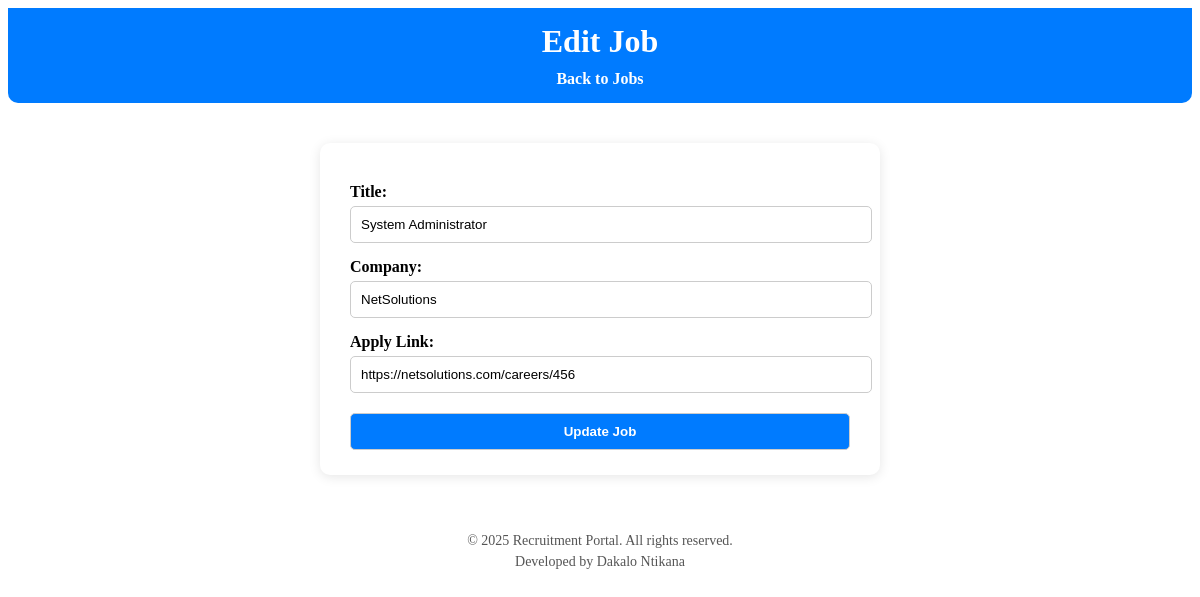
The page /admin/jobs/edit/3 (signed in) on the database as committed earlier.
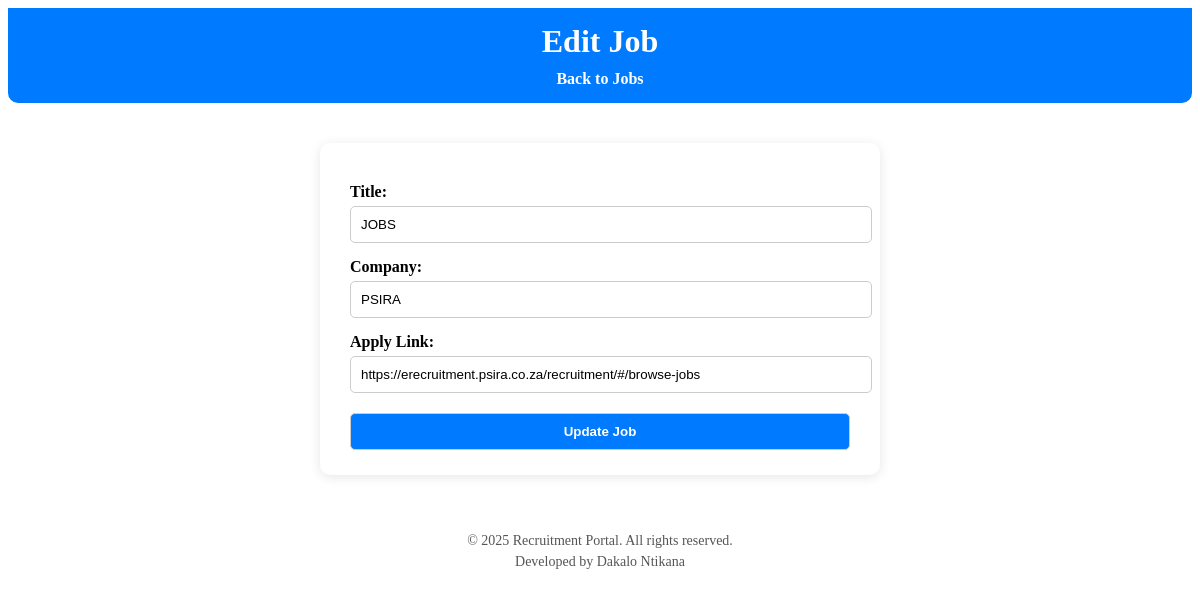
The same page on the database as committed later.
### tables this page shows
CREATE TABLE jobs (
            id INTEGER PRIMARY KEY AUTOINCREMENT,
            title TEXT NOT NULL,
            company TEXT NOT NULL,
            apply_link TEXT NOT NULL
        );

### app.py (the view, shortened to what this page needs)
@app.route("/admin/jobs/edit/<int:job_id>", methods=["GET", "POST"])
@admin_required
def admin_edit_job(job_id):
    conn = sqlite3.connect(DB_NAME)
    c = conn.cursor()
    c.execute("SELECT * FROM jobs WHERE id=?", (job_id,))
    job = c.fetchone()
    if not job:
        conn.close()
        flash("Job not found.", "error")
        return redirect(url_for("admin_jobs"))
    conn.close()
    return render_template("admin_edit_job.html", job=job)

### app.py (called while the page is built)
def admin_required(func):
    from functools import wraps
    @wraps(func)
    def wrapper(*args, **kwargs):
        if 'admin' not in session:
            flash("Please login to access admin area", "error")
            return redirect(url_for("admin_login"))
        return func(*args, **kwargs)
    return wrapper

### templates/admin_edit_job.html (shortened to what this page needs)
<!DOCTYPE html>
<html lang="en">
<head>
  <link rel="stylesheet" href="{{ url_for('static', filename='style.css') }}">
</head>
<body>
<header>
  <h1>Edit Job</h1>
  <nav>
    <a href="{{ url_for('admin_jobs') }}">Back to Jobs</a>
  </nav>
</header>
<main>
  <form method="POST">
    <label>Title:</label>
    <input type="text" name="title" value="{{ job[1] }}" required>
    <label>Company:</label>
    <input type="text" name="company" value="{{ job[2] }}" required>
    <label>Apply Link:</label>
    <input type="url" name="apply_link" value="{{ job[3] }}" required>
    <button type="submit">Update Job</button>
  </form>
</main>
<footer>
    <p>&copy; 2025 Recruitment Portal. All rights reserved.</p>
    <p>Developed by Dakalo Ntikana</p>
</footer>
</body>
</html>

Rows that differ between the two databases and show on the page:
changed jobs: title "System Administrator" → "JOBS"; company "NetSolutions" → "PSIRA"; apply_link "https://netsolutions.com/careers/456" → "https://erecruitment.psira.co.za/recruitment/#/browse-jobs"
